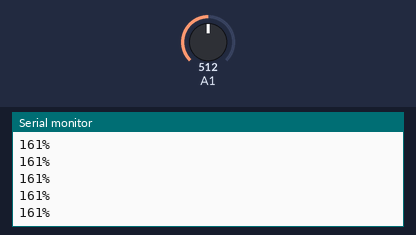
Simulated run of this sketch. Board: Arduino Uno, built with avr-gcc and run on an emulated ATmega328P. Parts: the last lines printed to the serial monitor. The inputs (shaded band) are chosen by the test bench; at power-on: A1 = 512.

Above: at 1.2 s.
1.3 s: A1 set to 716
At 1.31 s:
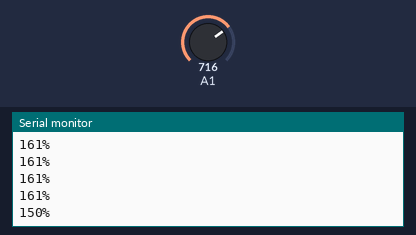
2.8 s: A1 set to 900
At 2.82 s:
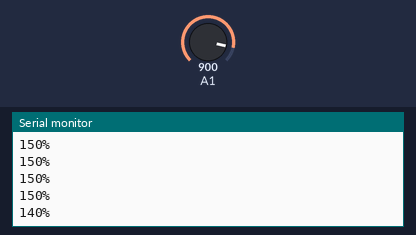
Timing chart, 0 to 5.8 s (numbered marks = the images above; inputs shaded):
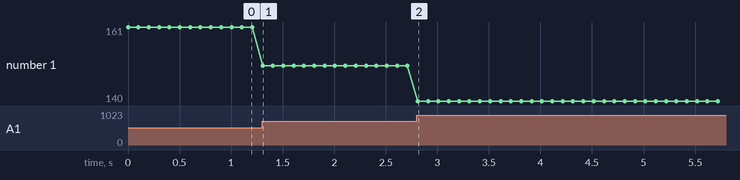

The sketch:

percentage.ino
```cpp
const int dry = 3583; // value for dry sensor
const int wet = 1680; // value for wet sensor

void setup()
{
  Serial.begin(9600);
}

void loop()
{
  int sensorVal = analogRead(15);

  // Sensor has a range of 1680 to 3583
  // We want to translate this to a scale or 0% to 100%
  // More info: https://www.arduino.cc/reference/en/language/functions/math/map/
  int percentageHumididy = map(sensorVal, wet, dry, 100, 0);

  Serial.print(percentageHumididy);
  Serial.println("%");

  delay(100);
}
```

Measured:
- after the input at 1.3 s, the serial monitor: prints a new line at once (image 1)
- after the input at 2.8 s, the serial monitor: prints a new line at once (image 2)
- plotted number 1: 161 → 150 after the input at 1.3 s, 150 → 140 after the input at 2.8 s
